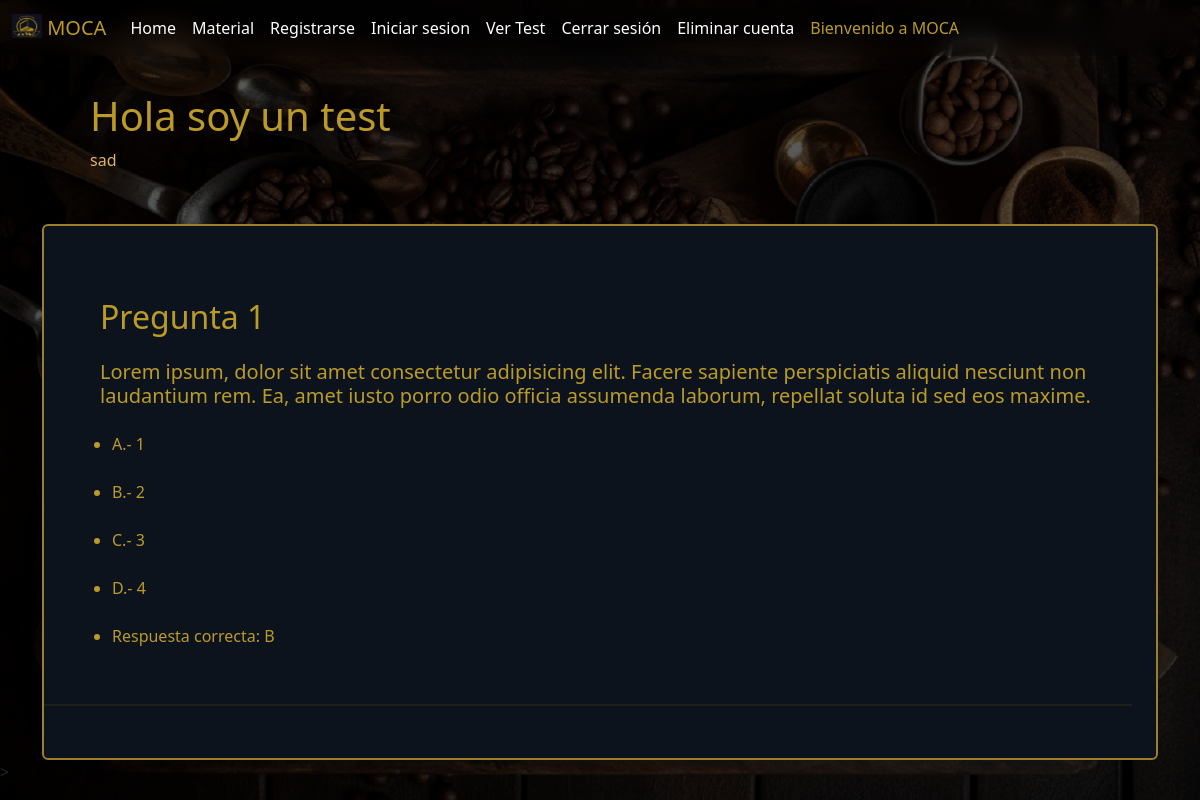
Page /test/1/ on the earlier database version.
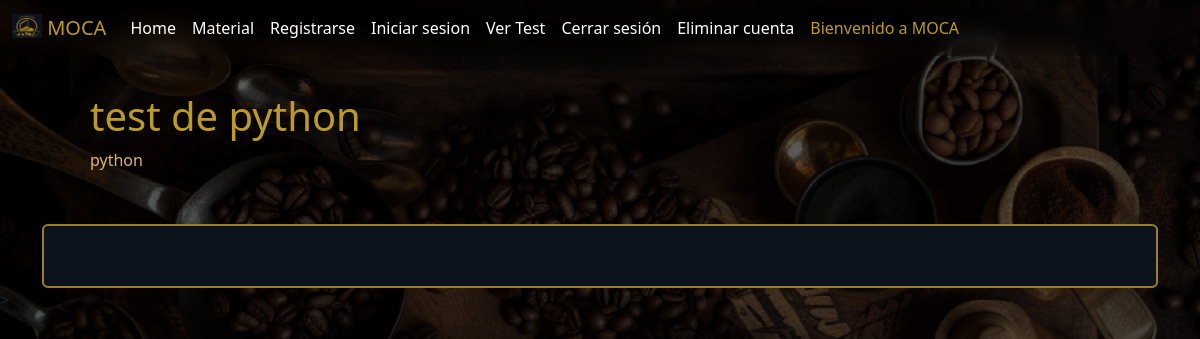
Same page on the later database version.
### pivote/models.py (models this page shows, shortened)
class Test(models.Model):
    titulo = models.CharField(max_length=150)
    tema = models.CharField(max_length=300)

class Pregunta(models.Model):
    enunciado = models.TextField()
    test = models.ForeignKey(Test, on_delete=models.CASCADE, related_name='preguntas')
    opcionA = models.CharField(max_length=200, null=True)
    opcionB = models.CharField(max_length=200, null=True)
    opcionC = models.CharField(max_length=200, null=True)
    opcionD = models.CharField(max_length=200, null=True)
    correcta = models.CharField(max_length=10, choices={('A', 'A'), ('B', 'B'), ('C', 'C'), ('D', 'D')}, null=True)

### pivote/views.py (the view)
# urls.py: path('test/<int:test_id>/', views.verTest, name="verTest"),
def verTest(request, test_id):
    test = get_object_or_404(Test, id=test_id)
    return render(request, 'pivote/verTest.html', {'test': test})

### pivote/templates/pivote/verTest.html (shortened to what this page needs)
{% extends 'pivote/home.html' %}
{% block content %}
<div class="container">
    <div class="row visTitulo">
    <h1>{{ test.titulo }}</h1>
        <p>{{ test.tema }}</p>
    </div>
    <div class="row">
        <form method="post">
            <div class="card visTest">
                    {% for pregunta in test.preguntas.all %}
                    <div class="visPregunta">
                        <ul>
                            <h2 class="num">Pregunta {{ forloop.counter }}</h2>
                                <h5 class="enunciado">{{ pregunta.enunciado }}</h5>
                                <li class="opcion">A.- {{ pregunta.opcionA }}</li> <br>
                                <li class="opcion">B.- {{ pregunta.opcionB }}</li> <br>
                                <li class="opcion">C.- {{ pregunta.opcionC }}</li> <br>
                                <li class="opcion">D.- {{ pregunta.opcionD }}</li> <br>
                                <li class="opcion">Respuesta correcta: {{ pregunta.correcta }}</li>
                            </ul>
                            <br>
                            <hr>
                    </div>
                    {% endfor %}
            </div>
        </form>
    </div>
</div>
>
{% endblock %}

Differences in the rows shown:
removed Pregunta: enunciado "Lorem ipsum, dolor sit amet consectetur adipisicing elit. Facere sapiente perspiciatis aliquid nesciunt non laudantium rem. Ea, amet iusto porro odio officia assumenda laborum, repellat soluta id sed eos maxime.", opcionA "1", opcionB "2", opcionC "3", opcionD "4", correcta "B"
changed Test: titulo "Hola soy un test" → "test de python"; tema "sad" → "python"
